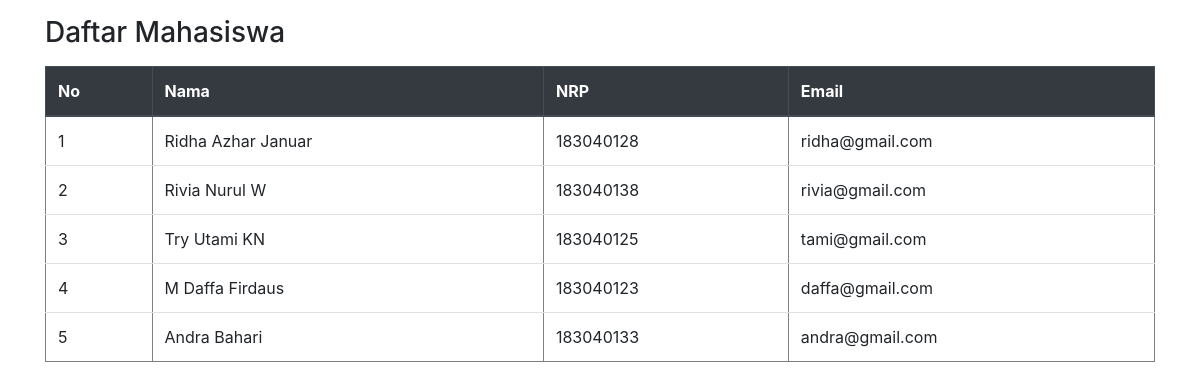
/latihan1/index.php, run on the app's committed database.
### tables this page shows
CREATE TABLE `mahasiswa` (
  `id` int(11) NOT NULL,
  `nama` varchar(50) NOT NULL,
  `nrp` varchar(9) NOT NULL,
  `email` varchar(50) DEFAULT NULL
);

### latihan1/index.php (the view, shortened to what this page needs)
<!-- <?php
        $mysqli = new mysqli("localhost", "root", "", "universitas_pasundan");
        $result = $mysqli->query("SELECT * FROM mahasiswa");
        $rows = $result->fetch_all();
        $data_json = json_encode($rows);
        ?> -->
<!DOCTYPE html>
<html>
<head>
</head>
<link rel="stylesheet" href="https://cdn.jsdelivr.net/npm/bootstrap@4.5.3/dist
/css/bootstrap.min.css" integrity="sha384-
TX8t27EcRE3e/ihU7zmQxVncDAy5uIKz4rEkgIXeMed4M0jlfIDPvg6uqKI2xXr2">
<body class="container">
    <h3 class="my-3">Daftar Mahasiswa</h3>
    <table border="1" class="table table-hover">
        <thead class="thead-dark">
            <tr>
                <th>No</th>
                <th>Nama</th>
                <th>NRP</th>
                <th>Email</th>
            </tr>
        </thead>
        <tbody>
            <?php $i = 1; ?>
            <?php foreach (json_decode($data_json) as $data) { ?>
                <tr>
                    <td><?= $i; ?></td>
                    <td><?= $data[1]; ?></td>
                    <td><?= $data[2]; ?></td>
                    <td><?= $data[3]; ?></td>
                </tr>
                <?php $i++; ?>
            <?php } ?>
        </tbody>
    </table>
</body>
</html>

### data on the page
mahasiswa: nama "Ridha Azhar Januar", nrp "183040128", email "ridha@gmail.com"
mahasiswa: nama "Rivia Nurul W", nrp "183040138", email "rivia@gmail.com"
mahasiswa: nama "Try Utami KN", nrp "183040125", email "tami@gmail.com"
mahasiswa: nama "M Daffa Firdaus", nrp "183040123", email "daffa@gmail.com"
mahasiswa: nama "Andra Bahari", nrp "183040133", email "andra@gmail.com"
